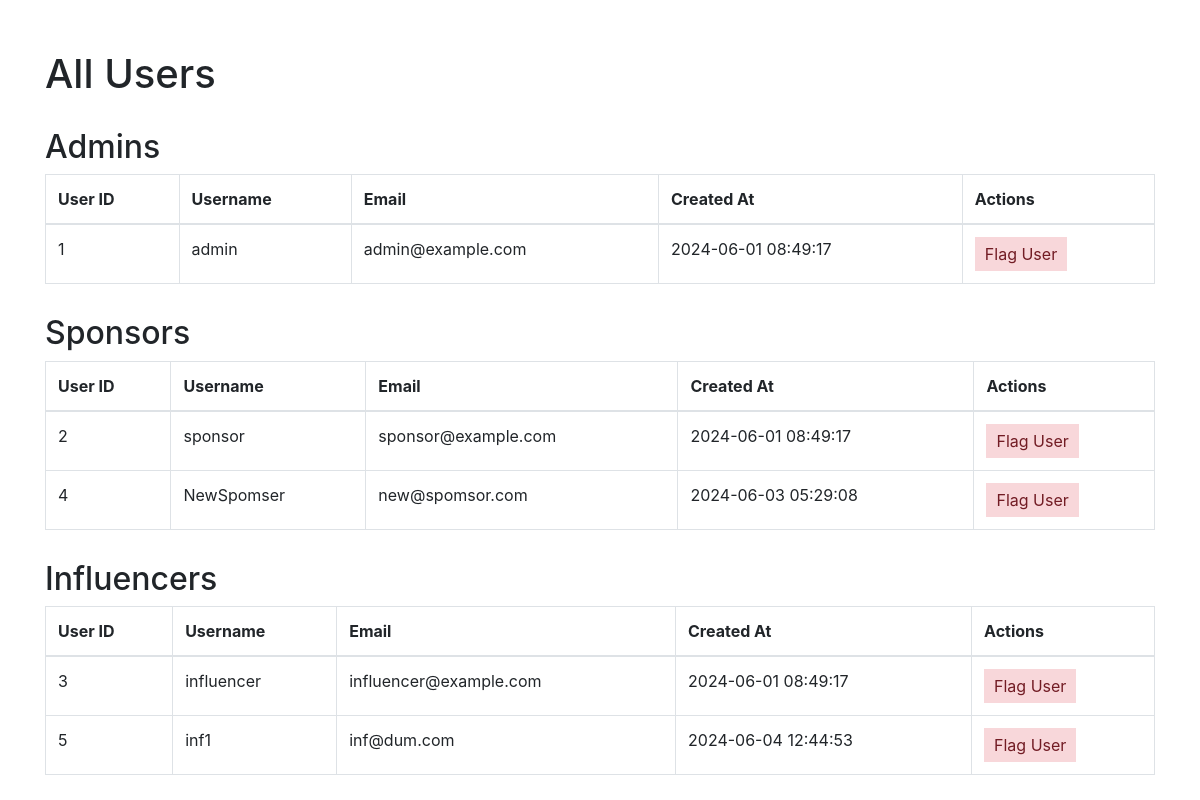
/admin/allusers (signed in), run on an earlier commit of the app's database.
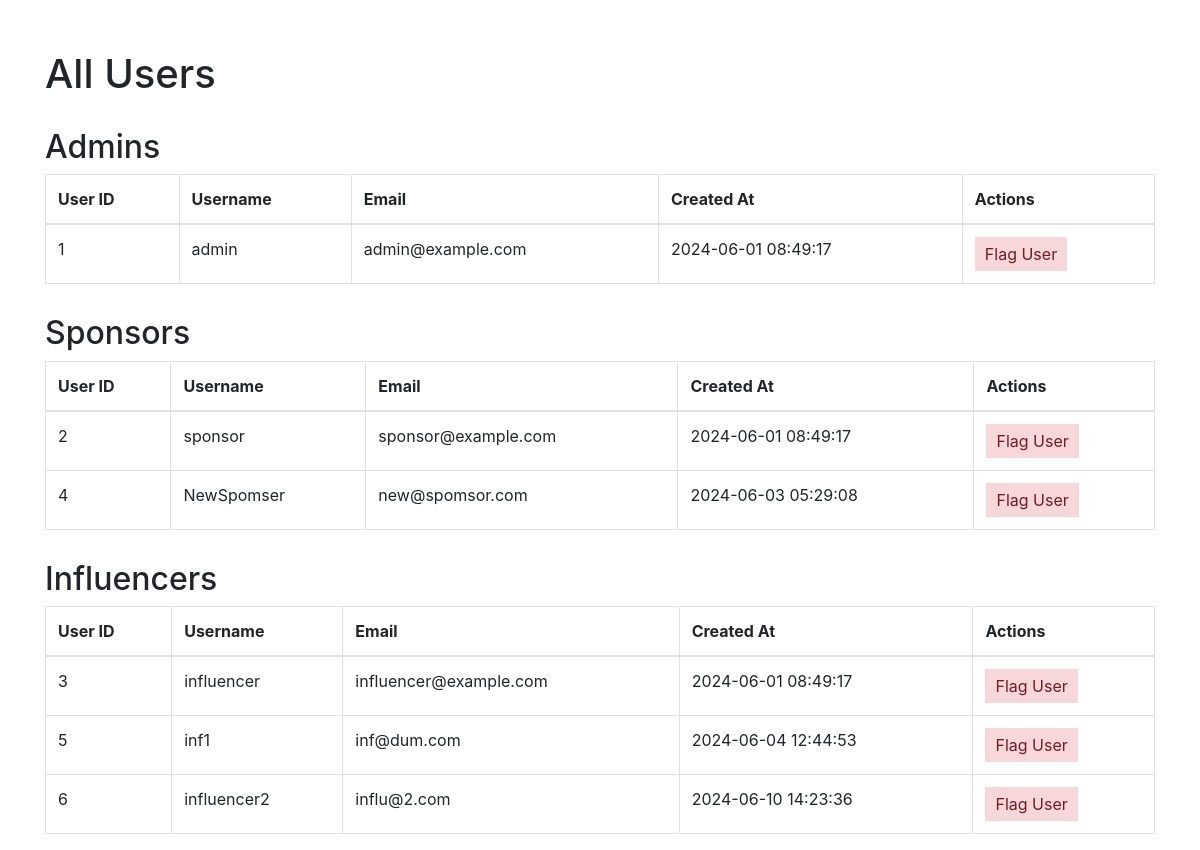
And on a later commit of the database.
### models.py (models this page shows)
class User(db.Model):
    __tablename__ = "users"
    user_id = db.Column(db.Integer, primary_key=True, autoincrement=True)
    username = db.Column(db.String(255), unique=True, nullable=False)
    password = db.Column(db.String(255), nullable=False)
    email = db.Column(db.String(255), unique=True, nullable=False)
    role = db.Column(db.Enum("admin", "sponsor", "influencer"), nullable=False)
    created_at = db.Column(db.TIMESTAMP, default=db.func.current_timestamp())
    sponsors = db.relationship("Sponsor", backref="user", lazy=True)
    influencers = db.relationship("Influencer", backref="user", lazy=True)
    user_flags = db.relationship(
        "UserFlag", foreign_keys="UserFlag.flagged_by", backref="flagger", lazy=True
    )
    flagged_by_user_flags = db.relationship(
        "UserFlag", foreign_keys="UserFlag.user_id", backref="flagged_user", lazy=True
    )
    campaign_flags = db.relationship(
        "CampaignFlag",
        foreign_keys="CampaignFlag.flagged_by",
        backref="flagger",
        lazy=True,
    )
    def to_dict(self):
        return {c.name: getattr(self, c.name) for c in self.__table__.columns}

### admin.py (the view)
@admin.route('/allusers')
def all_users():
    if "user_name" in session and "role" in session:
        if session["role"] == "admin":
            data = dict()
            data["admin"] = [user.to_dict() for user in User.query.filter_by(role="admin").all()]
            data["sponsor"] = [user.to_dict() for user in User.query.filter_by(role="sponsor").all()]
            data["influencer"] = [user.to_dict() for user in User.query.filter_by(role="influencer").all()]
            return render_template("admin_allusers.html", data=data)
    flash("Please Login !","faliled")
    return redirect(url_for("home"))

### app.py (called while the page is built)
@app.before_request
def create_tables():
    init_db(app)

### models.py (called while the page is built, shortened)
def init_db(app):
    with app.app_context():
        db.create_all()

### templates/admin_allusers.html (shortened to what this page needs)
<!DOCTYPE html>
<html lang="en">
<head>
    <link rel="stylesheet" href="https://stackpath.bootstrapcdn.com/bootstrap/4.3.1/css/bootstrap.min.css">
</head>
<body>
    <div class="container">
        <h1>All Users</h1>
        <h2>Admins</h2>
        <table class="table table-bordered">
            <thead>
                <tr>
                    <th>User ID</th>
                    <th>Username</th>
                    <th>Email</th>
                    <th>Created At</th>
                    <th>Actions</th>
                </tr>
            </thead>
            <tbody>
                {% for admin in data.admin %}
                <tr>
                    <td>{{ admin.user_id }}</td>
                    <td>{{ admin.username }}</td>
                    <td>{{ admin.email }}</td>
                    <td>{{ admin.created_at }}</td>
                    <td><button class="flag-button" onclick="flagUser('{{ admin.user_id }}')">Flag User</button></td>
                </tr>
                {% endfor %}
            </tbody>
        </table>
        <h2>Sponsors</h2>
        <table class="table table-bordered">
            <thead>
                <tr>
                    <th>User ID</th>
                    <th>Username</th>
                    <th>Email</th>
                    <th>Created At</th>
                    <th>Actions</th>
                </tr>
            </thead>
            <tbody>
                {% for sponsor in data.sponsor %}
                <tr>
                    <td>{{ sponsor.user_id }}</td>
                    <td>{{ sponsor.username }}</td>
                    <td>{{ sponsor.email }}</td>
                    <td>{{ sponsor.created_at }}</td>
                    <td><button class="flag-button" onclick="flagUser('{{ sponsor.user_id }}')">Flag User</button></td>
                </tr>
                {% endfor %}
            </tbody>
        </table>
        <h2>Influencers</h2>
        <table class="table table-bordered">
            <thead>
                <tr>
                    <th>User ID</th>
                    <th>Username</th>
                    <th>Email</th>
                    <th>Created At</th>
                    <th>Actions</th>
                </tr>
            </thead>
            <tbody>
                {% for influencer in data.influencer %}
                <tr>
                    <td>{{ influencer.user_id }}</td>
                    <td>{{ influencer.username }}</td>
                    <td>{{ influencer.email }}</td>
                    <td>{{ influencer.created_at }}</td>
                    <td><button class="flag-button" onclick="flagUser('{{ influencer.user_id }}')">Flag User</button></td>
                </tr>
                {% endfor %}
            </tbody>
        </table>
    </div>
</body>
</html>

What changed in the data, as far as the page shows it:
added User: user_id "6", username "influencer2", email "influ@2.com", created_at "2024-06-10 14:23:36", shown under "Influencers"
